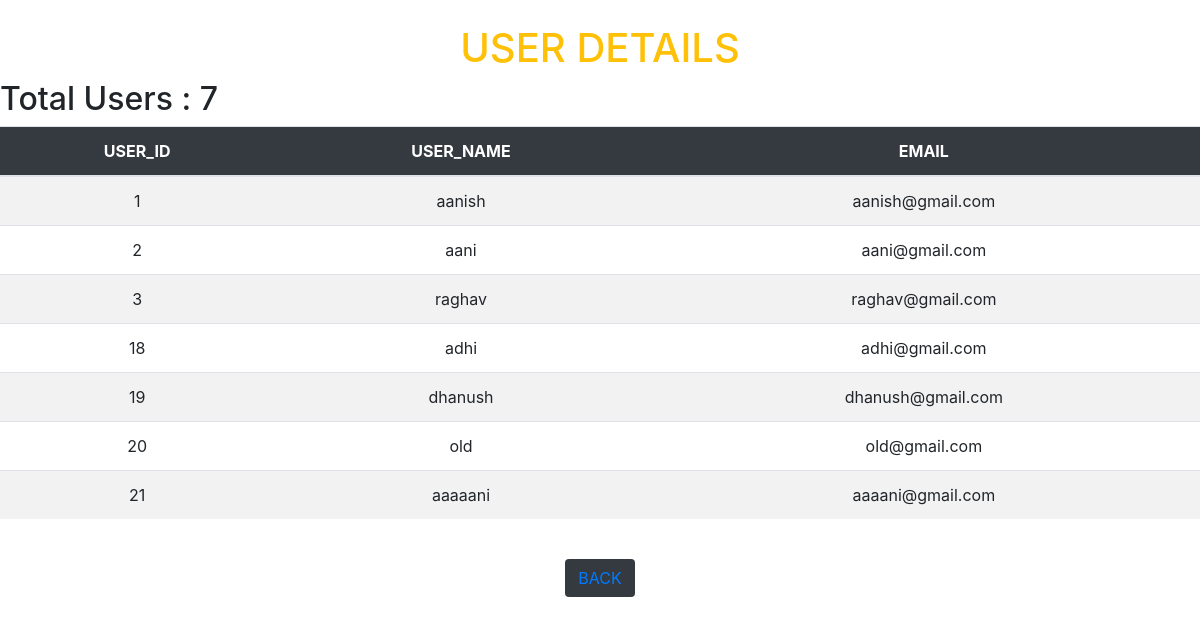
The page /view.php on the database its author committed.
### tables this page shows
CREATE TABLE `user` (
  `u_id` int(20) NOT NULL,
  `u_name` varchar(20) NOT NULL,
  `email` varchar(20) NOT NULL,
  `pass` varchar(20) NOT NULL,
  `my_character` varchar(20) NOT NULL,
  `weapon` varchar(20) NOT NULL,
  `map` varchar(20) NOT NULL
);

### view.php (the view, shortened to what this page needs)
<!DOCTYPE html>
<html lang="en">
<head>
    <link rel="stylesheet" href="https://maxcdn.bootstrapcdn.com/bootstrap/4.0.0/css/bootstrap.min.css">
<body>
  <br>
    <h1 class="text-warning text-center">USER DETAILS</h1>
<table  class=" table table-striped table-hover table-bordered>
  <thead class="thead-dark">
    <tr class="bg-dark text-white text-center">
      <th scope="col">USER_ID</th>
      <th scope="col">USER_NAME</th>
      <th scope="col">EMAIL</th>
    </tr>
  <tbody>
    <?php
include 'conn.php';
$ins = "select * from details";
$query = mysqli_query($con,$ins);
while($res = mysqli_fetch_array($query)){
      ?>
      <tr class=" text-center">
      <td><?php echo $res['u_id']; ?></td>
      <td><?php echo $res['u_name']; ?></td>
      <td><?php echo $res['email']; ?></td>
      </tr>
      <?php
}
$new = "select u_id from details";
$new_run = mysqli_query($con,$new);
$row = mysqli_num_rows($new_run );
echo"<h2> Total Users : $row </h2>";
?>
  </tbody>
</table>
<br>
<button class="btn-dark grey btn " class="text-white" name="start" ><a href="adminpanel.php">BACK</a></button>
</body>
</html>

### view.php (style rules this page uses)
.btn { display: block; margin: auto; font-weight: 400; text-align: center; white-space: nowrap; vertical-align: middle; -webkit-user-select: none; -moz-user-select: none; -ms-user-select: none; user-select: none; border: 1px solid transparent; padding: 0.375rem 0.75rem; font-size: 1rem; line-height: 1.5; border-radius: 0.25rem; transition: color .15s ease-in-out,background-color .15s ease-in-out,border-color .15s ease-in-out,box-shadow .15s ease-in-out; }

### rows shown on the page
user: u_id "1", u_name "aanish", email "aanish@gmail.com"
user: u_id "2", u_name "aani", email "aani@gmail.com"
user: u_id "3", u_name "raghav", email "raghav@gmail.com"
user: u_id "18", u_name "adhi", email "adhi@gmail.com"
user: u_id "19", u_name "dhanush", email "dhanush@gmail.com"
user: u_id "20", u_name "old", email "old@gmail.com"
user: u_id "21", u_name "aaaaani", email "aaaani@gmail.com"

### other values the page prints
$row "7"
